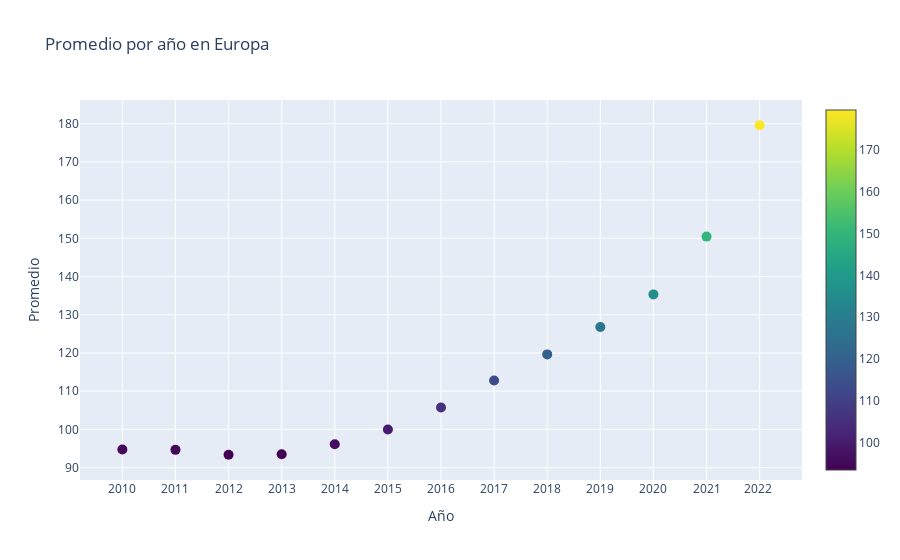

Write notebook code for a chart like this one.
### Code cell
import plotly.graph_objects as go

# Crear la figura
fig = go.Figure(data=go.Scatter(
    x=promedio_por_anio.index,
    y=promedio_por_anio,
    mode='markers',
    marker=dict(
        size=10,
        color=promedio_por_anio,
        colorscale='Viridis',
        showscale=True
    )
))

# Establecer el título y los nombres de los ejes
fig.update_layout(
    title="Promedio por año en Europa",
    xaxis_title="Año",
    yaxis_title="Promedio"
)

# Mostrar la gráfica
fig.show()
fig.write_html('promedio por año.html')

### Figure 1 — Plotly figure (JSON) as saved in the notebook; plotly's stock layout.template omitted (floating-point values rounded to 4 significant figures)
{"data": [{"marker": {"color": [94.77, 94.66, 93.38, 93.5, 96.12, 100, 105.7, 112.8, 119.6, 126.8, 135.3, 150.4, 179.6], "colorscale": [[0, "#440154"], [0.1111, "#482878"], [0.2222, "#3e4989"], [0.3333, "#31688e"], [0.4444, "#26828e"], [0.5556, "#1f9e89"], [0.6667, "#35b779"], [0.7778, "#6ece58"], [0.8889, "#b5de2b"], [1, "#fde725"]], "showscale": true, "size": 10}, "mode": "markers", "type": "scatter", "x": ["2010", "2011", "2012", "2013", "2014", "2015", "2016", "2017", "2018", "2019", "2020", "2021", "2022 "], "y": [94.77, 94.66, 93.38, 93.5, 96.12, 100, 105.7, 112.8, 119.6, 126.8, 135.3, 150.4, 179.6]}], "layout": {"title": {"text": "Promedio por año en Europa"}, "xaxis": {"title": {"text": "Año"}}, "yaxis": {"title": {"text": "Promedio"}}}}
